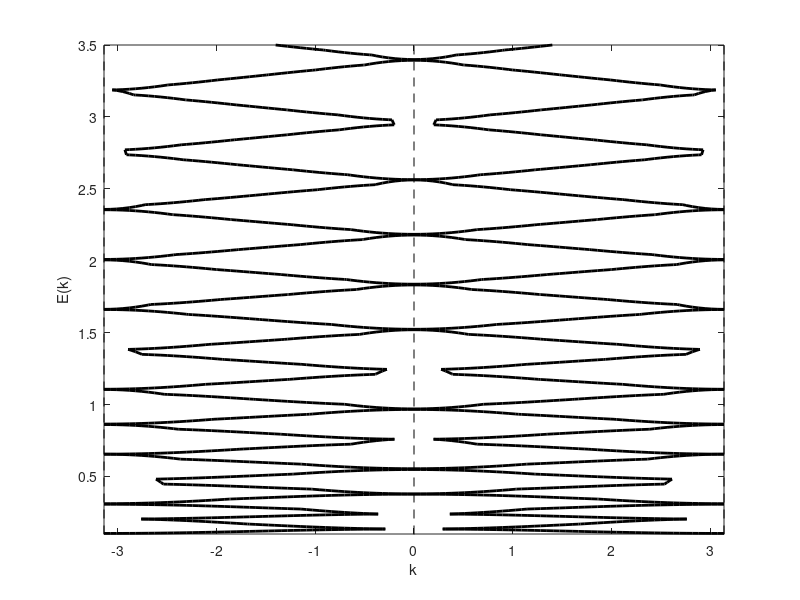

MATLAB code to generate this figure:
clc;clear;
k = linspace(-pi, pi, 99);  % 0 < k < 3pi , crystal momentum.
E = linspace(0.1,  3.5, 99);% Energy.
[X, Y] = meshgrid(k, E); % meshgrid是把k E都換成99X99矩陣(X就是k 堆疊99層)
%%%
h_bar = 1.05*10^(-34);
me = 9.11*10^(-31);
a = 10;  b=1;   V=100;
p1 = me*V*b*a/(h_bar)^2*10^-40.3;
%%%

P = 5;                      % 2mU_0b/hbar^2.
Z = cos(X)  - ( p1 * pi * sinc( 5.12*a * sqrt(Y)/pi ) )  - cos( 5.12 *a* sqrt(Y) ); % sinc(x)  = sin(x)/x ;根號E而不是2mE/h^2,因為要調整到好看
contour(X, Y, Z,[0,0],'linewidth',2,'linecolor','k'); %x y座標,z值一樣連一線(等高線)
for i=1:3
  line((i-2)*[pi,pi],[0,3.5],'color','k','linestyle','--') %line([起點橫座標，終點橫座標],[起點縱座標，終點縱座標])
end

xlabel('k')
ylabel('E(k)')
%legend('cos(K) - P * sin(E) - cos(E)')
%title('Dispersion relation for periodic potential in extended zone.')